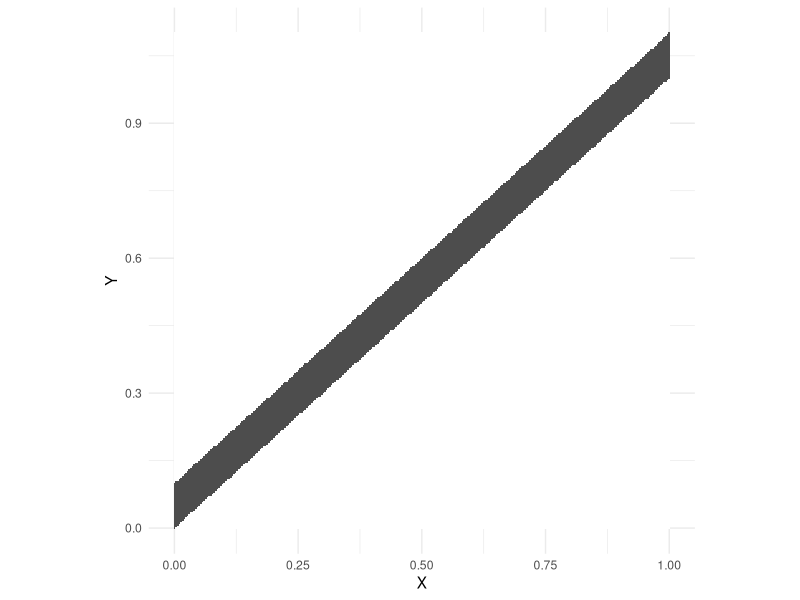
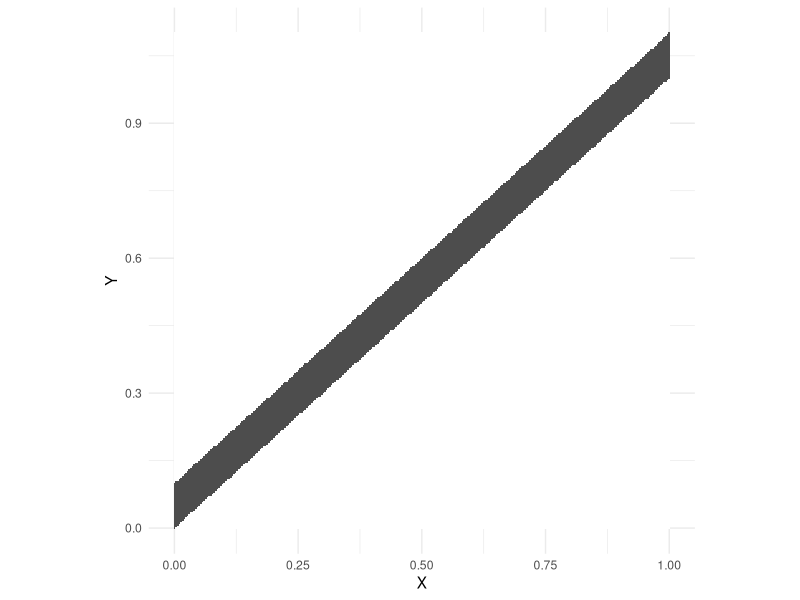

These charts were generated, in order, by the following R code:
## ---- chunk 1
# Load necessary library
library(ggplot2)

# Define the function to check where f_{X,Y}(x,y) is nonzero
f_XY <- function(x, y) {
  if (x >= 0 & x <= 1 & y >= x & y <= x + 1/10) {
    return(1)  # Nonzero region (1 means presence)
  } else {
    return(0)  # Zero region (0 means absence)
  }
}

# Generate a finer grid of (x, y) values
x_values <- seq(0, 1, length.out = 300)  
y_values <- seq(0, 1.1, length.out = 300)  

# Create a matrix to store function values
z_matrix <- outer(x_values, y_values, Vectorize(f_XY))

# Convert to a data frame for ggplot2
df <- expand.grid(x = x_values, y = y_values)
df$z <- as.vector(z_matrix)

# Plot the filled region with 1:1 aspect ratio
ggplot(df, aes(x, y, fill = factor(z))) +
  geom_tile() +  
  scale_fill_manual(values = c("white", "gray30")) +  # White for 0, dark gray for nonzero
  labs(x = "X", y = "Y") +  # Remove title
  theme_minimal() +
  theme(legend.position = "none",  # Remove legend for clarity
        aspect.ratio = 1)  # Set aspect ratio to 1:1

## ---- chunk 2
# Load necessary library
library(ggplot2)

# Define the function to check where f_{X,Y}(x,y) is nonzero
f_XY <- function(x, y) {
  if (x >= 0 & x <= 1 & y >= x & y <= x + 1/10) {
    return(1)  # Nonzero region (1 means presence)
  } else {
    return(0)  # Zero region (0 means absence)
  }
}

# Generate a finer grid of (x, y) values
x_values <- seq(0, 1, length.out = 300)  
y_values <- seq(0, 1.1, length.out = 300)  

# Create a matrix to store function values
z_matrix <- outer(x_values, y_values, Vectorize(f_XY))

# Convert to a data frame for ggplot2
df <- expand.grid(x = x_values, y = y_values)
df$z <- as.vector(z_matrix)

# Plot the filled region with 1:1 aspect ratio
ggplot(df, aes(x, y, fill = factor(z))) +
  geom_tile() +  
  scale_fill_manual(values = c("white", "gray30")) +  # White for 0, dark gray for nonzero
  labs(x = "X", y = "Y") +  # Remove title
  theme_minimal() +
  theme(legend.position = "none",  # Remove legend for clarity
        aspect.ratio = 1)  # Set aspect ratio to 1:1

